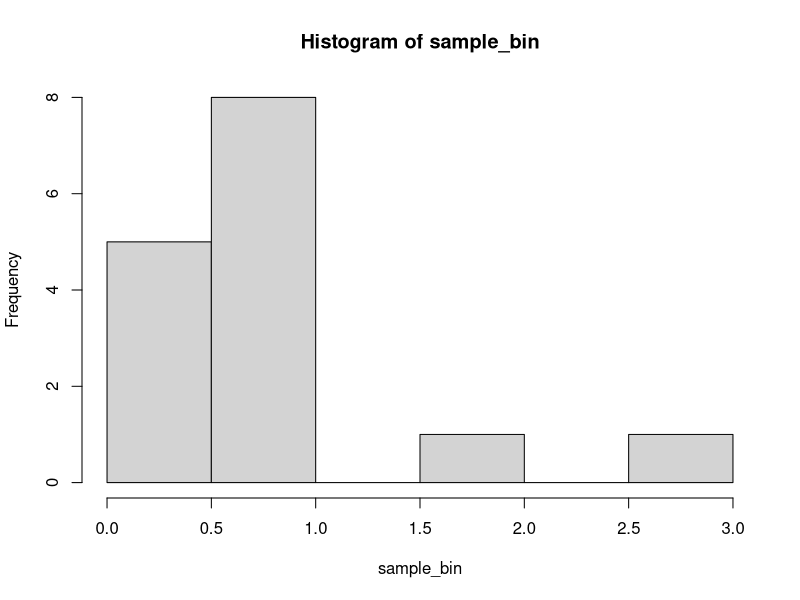
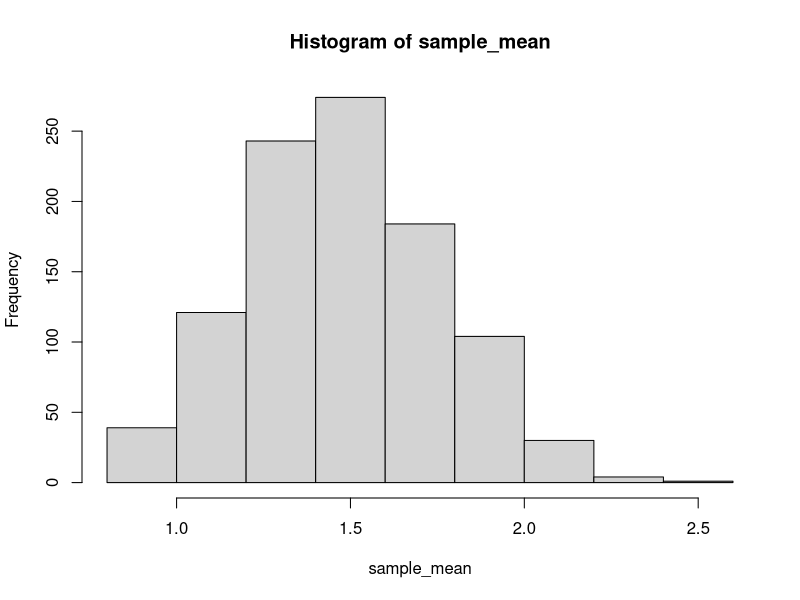

Recreate these plots in R, in order.
# STAT 355 - Project 1
# Question 2

first_mean<-numeric()
first_sd<-numeric()
sample_mean<-numeric()
sample_sd<-numeric()

for (i in 1:1000) {                              # generate 1000 random samples
  sample_bin<-numeric()
  for (j in 1:15) {                              # random samples of size 15
    ber_sample = rbinom(n=10, size=1, prob=0.15) # generate Bin(10, 0.15)
    sample_bin[j] = sum(ber_sample)              # sum of Bernoulli r.v
  }
  if (i == 1) {                                  # first sample size of 15
    first_mean[i] = mean(sample_bin)             # mean of first sample size
    first_sd[i] = sd(sample_bin)                 # sd of first sample size
    hist(sample_bin)                             # hist of first sample 
  } 
  sample_mean[i] = mean(sample_bin)              # mean of 1000 sample size
  sample_sd[i] = sd(sample_bin)                  # sd of 1000 sample size
}

# a.)
first_mean
first_sd

# b.)
sample_mean
sample_sd
hist(sample_mean)
